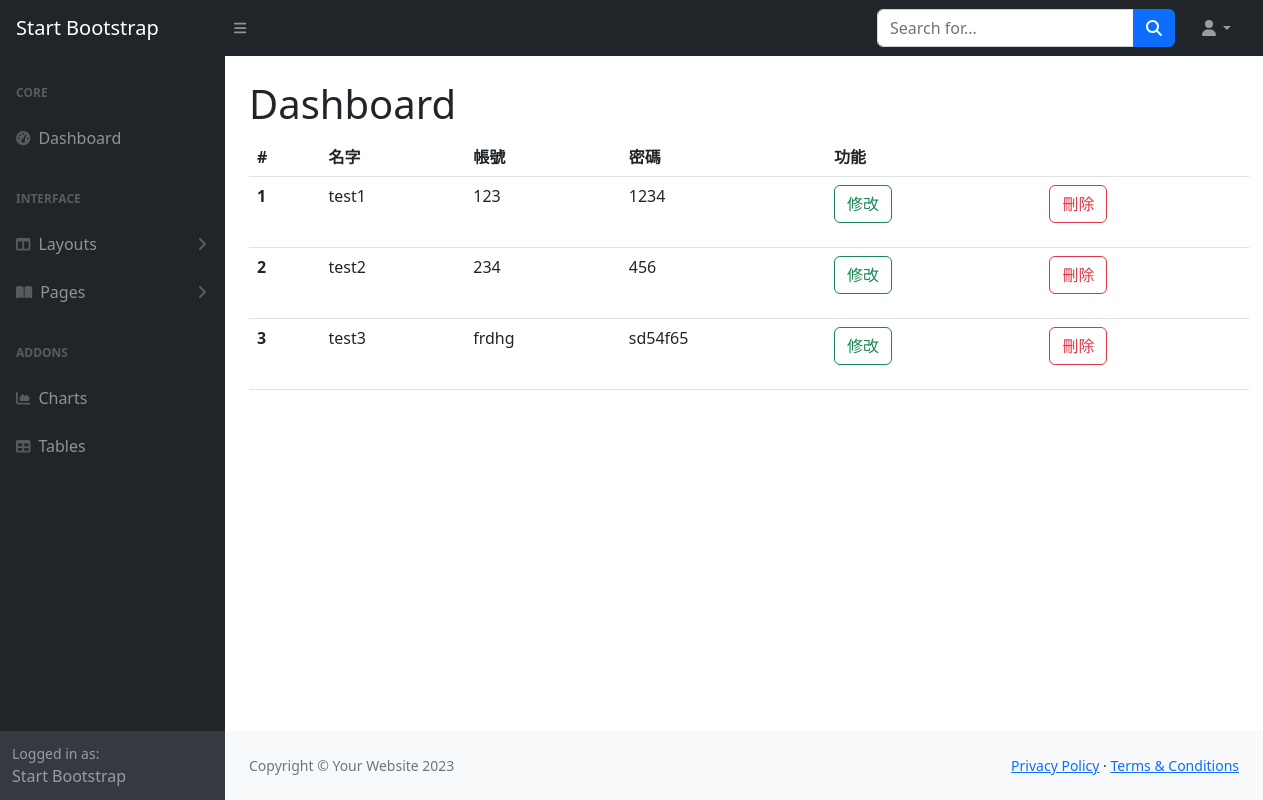
The app's page /users, older data.
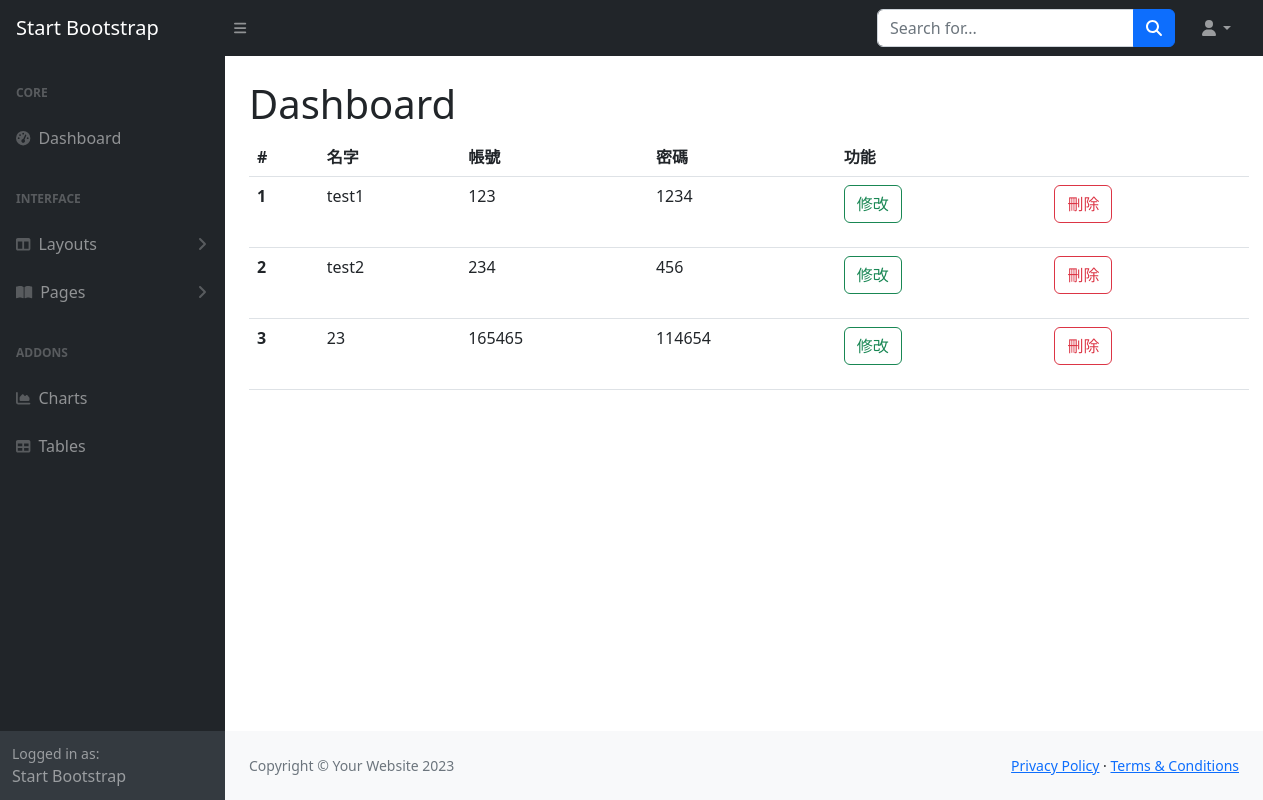
The same page, newer data.
### tables this page shows
CREATE TABLE Users (id INTEGER PRIMARY KEY AUTOINCREMENT, name nvarchar (20), account nvarchar (40), password nvarchar (40));

### app.py (the view)
@app.route("/users")
def users():
    with get_db() as cur: #with get_db().cursor() as cur:
        cur.row_factory = sql.Row
        cur = cur.cursor() #上面的註解可以把這行省略
        cur.execute("select * from Users")
        data = cur.fetchall()
        cur.close()
    return render_template("users.html",data = data)

### app.py (called while the page is built)
def get_db():
    db = getattr(g, '_database', None)
    if db is None:
        db = g._database = sql.connect(DATABASE)
    return db

@app.teardown_appcontext
def close_connection(exception):
    db = getattr(g, '_database', None)
    if db is not None:
        db.close()

### templates/users.html (shortened to what this page needs)
{% extends "layout/back.html"%}
{%block main %}
<table class="table" style="width: 1000px;">
    <thead>
      <tr>
        <th scope="col">#</th>
        <th scope="col">名字</th>
        <th scope="col">帳號</th>
        <th scope="col">密碼</th>
        <th scope="col">功能</th>
      </tr>
    </thead>
    <tbody>
        {%for i in range(data|length) %}
        <tr>
            <th scope="row">{{ i+1 }}</th>
            <td>{{ data[i].name }}</td>
            <td>{{ data[i].account }}</td>
            <td>{{ data[i].password }}</td>
            <td>
              <div class="row">
                <div class="col">
                  <button type="button" class="btn btn-outline-success">修改</button>
                </div>
                <div class="col">
                  <form action="/deleteuser/{{ data[i].id }}" method="post">
                    <button class="btn btn-outline-danger" onclick="if(confirm('您確定要刪除嗎？')) return true;else return false">刪除</button>
                  </form>
              </div>
              </div>
            </td>
        </tr>
        {% endfor %}
    </tbody>
  </table>
{% endblock %}

Row changes from the older to the newer data that the page shows:
removed Users: name "test3", account "frdhg", password "sd54f65"
added Users: name "23", account "165465", password "114654"
Text that changed along with them:
new list line: "3 修改 刪除"
list line gone: "3 修改 刪除"
